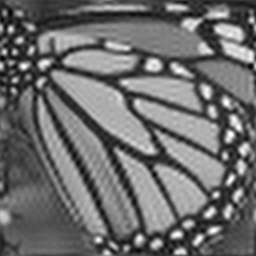
#> input picture CV_PA1/upsampled.png, 256 x 256 px
$ python pr9_additional.py
#> lines starting #> are read from the running program, lines starting #| are printed output that depends on the picture; long printed decimals are rounded
import cv2       ##cv2.imread, cv2.imwrite, cv2.cvtColor, cv2.Laplacian, cv2.Sobel, cv2.resize
import numpy as np
##################################################################################
import pandas as pd
import numpy as np
import matplotlib.pyplot as plt
##from cv2.ximgproc import guidedFilter
pd.set_option('display.max_columns', None)
pd.set_option('display.max_rows', None)
np.set_printoptions(threshold=np.inf, linewidth=np.inf) #inf = infinity
##################################################################################


#############################       Task_1      ############################################

############################# Load_data ##########################################
ih1 =  cv2.imread('upsampled.png', cv2.IMREAD_GRAYSCALE)   # ih shape :  (256, 256) as initial high resolution(ih0)
#> ih1 is the input picture: shape (256, 256); min 2, max 255, mean 109.2
ih = ih1.astype(np.float64)
H, W = ih.shape
#> H = 256; W = 256
igt1 = cv2.imread('HR.png', cv2.IMREAD_GRAYSCALE)   # igt shape :  (256, 256) should we perform Grayscale???
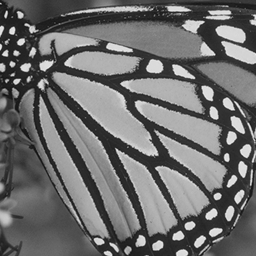
#> input picture CV_PA1/HR.png, 256 x 256 px
#> igt1 is the input picture: shape (256, 256); min 13, max 241, mean 109.2
igt = igt1.astype(np.float64)
il = cv2.resize(igt, (H//4, W//4), interpolation = cv2.INTER_LINEAR)   # (64, 64)   ## Resize the picture => downsampling or upsampling


############################# Down_sampling ######################################

##best_parameter : alpha = 0.9

iteration = 100
alpha = 1.9     #0.9    => 0.009490787553010197                best_parameter => alpha = 0.9(20.23) ,2(20.55), check 1.9 ~ 2.0    , when alpha 0.15, chek the plot
# alpha under 1 is localized optimization
idt = ih  # initial condition      # (256,256)
plt.figure(1)
plt.title("PSNR")
PSNR_list_task1 = []

for i in range(0,iteration):
    idt = cv2.resize(idt, (H//4, W//4), interpolation = cv2.INTER_LINEAR)   #(64,64)     , # bilinear
    grad = idt - il #(64,64)
    grad = cv2.resize(grad, (H, W), interpolation = cv2.INTER_LINEAR)
    idt = cv2.resize(idt, (H, W),interpolation = cv2.INTER_LINEAR)
    idt = idt - alpha*grad
    MSE1 = np.mean((igt-idt)**2/(H*W))
    PSNR1 = 10 * np.log10(1**2/MSE1)
    PSNR_list_task1.append(PSNR1)
    plt.scatter(x = i,y = PSNR1)
#> this loop made 100 passes
#> (MSE1, PSNR1) on passes 1 to 12: (0.0132, 18.8), (0.0109, 19.64), (0.0106, 19.76), (0.00951, 20.22), (0.00967, 20.15), (0.00905, 20.43), (0.00929, 20.32), (0.00889, 20.51), (0.00911, 20.4), (0.00884, 20.54), (0.00902, 20.45), (0.00882, 20.55)
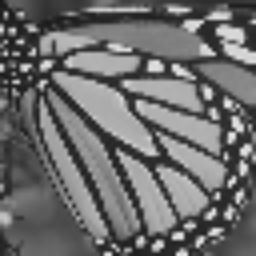
#> idt: shape (256, 256) float64; min 25.41, max 234.7, mean 109.4
#> after the loop, PSNR_list_task1 = 100 values, max 20.55 at index 13, min 18.8 at index 0, mean 20.48
plt.plot(range(0,iteration), PSNR_list_task1)

R = 1

plt.show(block = False)
#> figure, not shown here; curve peaks at x = 13, y = 20.55
# upsampled.png PSNR
MSE_upsample = np.mean((igt-ih)**2/(H*W))
#> MSE_upsample = 0.0157
PSNR_upsample = 10 * np.log10(R**2/MSE_upsample)
#> PSNR_upsample = 18.04
print("upsampled : ",PSNR_upsample) ### 18.043...
#| upsampled :  18.043

##print(idt)

##min1 = np.min(subs)
##max1 = np.max(subs)
MSE_task1 = np.mean((igt-idt)**2/(H*W))
#> MSE_task1 = 0.00886
PSNR_task1 = 10 * np.log10(R**2/MSE_task1)
#> PSNR_task1 = 20.53
##print(MSE)
print("task1_PSNR : ",PSNR_task1)
#| task1_PSNR :  20.527

##################################################

##guided = cv2.GuidedFilter(idt)
##cv2.imshow("image",img)
##cv2.imshow("guided filtering",guided)
##cv2.waitKey()

##################################################


################################    Task 2     ############################################


##cv2.imread, cv2.imwrite, cv2.cvtColor, cv2.Laplacian, cv2.Sobel, cv2.resize

ih =  cv2.imread('upsampled.png', cv2.IMREAD_GRAYSCALE)   # ih shape :  (256, 256) as initial high resolution(ih0)
H, W = ih.shape
igt = cv2.imread('HR.png', cv2.IMREAD_GRAYSCALE)   # igt shape :  (256, 256)
il = cv2.resize(igt, (H//4, W//4))   # (64, 64)   ## Resize the picture => downsampling or upsampling

gamma = 6


## Normalization https://light-tree.tistory.com/132

gh0_org = abs(cv2.Sobel(ih,ddepth = -1, dx = 1, dy = 0)) + abs(cv2.Sobel(ih,ddepth = -1, dx = 0, dy = 1))   # np.max(gul_org) = 255, np.min(gul_org) = 0
gh0 = gh0_org/np.max(gh0_org) + 1e-10               # Why does np.max(gul_org) which is summation of x_direction and y_direction not exceed 255

lap_ih0 = cv2.Laplacian(ih ,ddepth =-1)   #CV_8U   CV_64F    (256, 256)


gt = gh0 - lap_ih0/np.max(lap_ih0)   # np.max(lap_iu) = 118   np.min(lap_iu) = 0  np.min(gt) = -0.97457, np.max(gt) = 1.0000000001
gt = np.clip(gt,0,1)      # resonable?

lap_it = gamma * lap_ih0 * (gt/gh0)
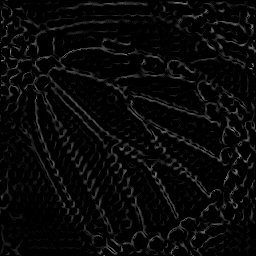
#> lap_it: shape (256, 256) float64; min 0, max 137.6, mean 8.5
lap_it = np.clip(lap_it, 0.0, 255.0)

##best_parameter : alpha = 0.01, beta = 0.001, iteration = 1000

iteration = 100

alpha = 2
beta = 0.001

iht = ih  # initial condition      # (256,256)
plt.figure(2)
plt.title("PSNR")
PSNR_list_task2 = []
for i in range(0, iteration):
    lap_iht = cv2.Laplacian(iht, ddepth = -1)   # (256, 256)
    lap_iht = np.clip(lap_iht, 0.0, 255.0)

    idt = cv2.resize(iht, (H//4, W//4))        # (64, 64)
    grad = idt - il #(64,64)
    grad = cv2.resize(grad, (H, W), interpolation = cv2.INTER_LINEAR)
    grad = grad - beta * (lap_iht - lap_it)

    iht = iht - alpha * grad
    iht = np.clip(iht, 0, 255)

    MSE2 = np.mean((igt-iht)**2/(H*W))
    PSNR2 = 10 * np.log10(1**2/MSE2)
    PSNR_list_task2.append(PSNR2)
    plt.scatter(x = i,y = PSNR2)
#> this loop made 100 passes
#> (MSE2, PSNR2) on passes 1 to 12: (0.192, 7.16), (0.0894, 10.49), (0.0853, 10.69), (0.0743, 11.29), (0.0787, 11.04), (0.0685, 11.64), (0.0751, 11.24), (0.0649, 11.88), (0.0724, 11.4), (0.0622, 12.06), (0.0703, 11.53), (0.06, 12.22)
#> pass 1, `grad = cv2.resize(grad, (H, W), interpolation = cv2.INTER_LINEAR)`:
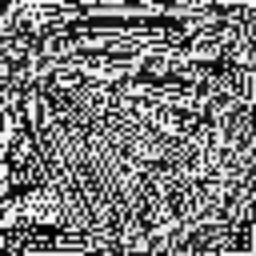
#> grad: shape (256, 256); min 0, max 255, mean 121.5
#> after the loop:
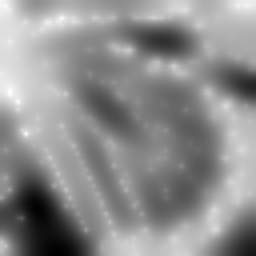
#> grad: shape (256, 256) float64; min -65.9, max -26.3, mean -43.81; drawn with min black and max white
#> after the loop:
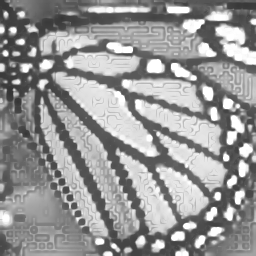
#> iht: shape (256, 256) float64; min 52.59, max 255, mean 150.7
#> after the loop, PSNR_list_task2 = 100 values, max 14.21 at index 99, min 7.16 at index 0, mean 12.92

plt.plot(range(0,iteration), PSNR_list_task2)

plt.show(block = False)
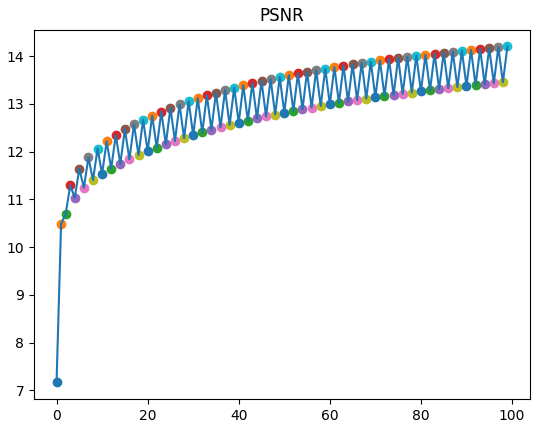
#> figure drawn by matplotlib, 1 panel; curve peaks at x = 99, y = 14.21

##print(iht)
R = 1
MSE_task2 = np.mean((igt - iht)**2/(H*W))
#> MSE_task2 = 0.038
PSNR_task2 = 10 * np.log10(R**2/MSE_task2)
#> PSNR_task2 = 14.21
##print(MSE)
print("task2_PSNR : ", PSNR_task2)
#| task2_PSNR :  14.207
